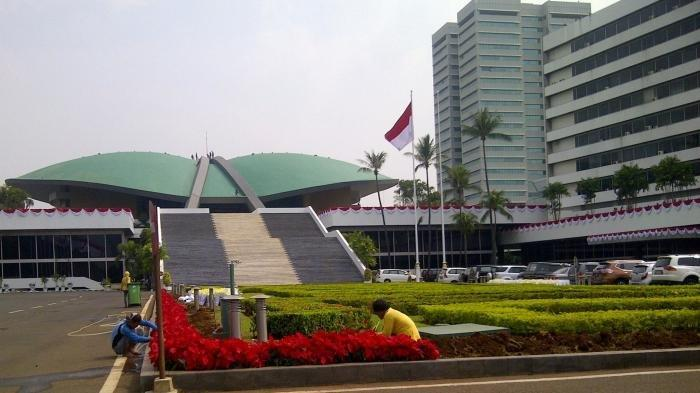
#> input picture 1207070067_Moh Husni Nasrul Haq/gedung-dpr.jpg, 700 x 393 px
$ python 'Inversi, Transformasi Logaritmik, Transformasi Powerlaw.py'
#> lines starting #> are read from the running program, lines starting #| are printed output that depends on the picture
import numpy as np #mengimport/memanggil library numpy
import imageio #mengimport library imageio
import matplotlib.pyplot as plt #mengimport library matplotlib

#Membaca Gambar
img = imageio.imread("gedung-dpr.jpg") #membaca gambar yang diinputkan
#> img is the input picture: shape (393, 700, 3); mean R, G, B 124.4, 120.3, 113.6

img_height = img.shape[0] #mendapatkan dimensi ketinggian dalam gambar yang dimasukan
#> img_height = 393
img_width = img.shape[1] #mendapatkan dimensi lebar dalam gambar yang dimasukan
#> img_width = 700
img_channel = img.shape[2] #mendapatkan atau mengakses warna/channel
#> img_channel = 3

#Membuat variabel img_inversi
img_inversi = np.zeros(img.shape, dtype=np.uint8) #variable inversi gambar menjadi png yang dimana np.zeros berarti mengubah semua elemen array menjadi 0

#Membuat fungsi untuk inversi grayscale
def inversi_grayscale(nilai): # blok kode program nama fungsi def
#> called with nilai = 255
    for y in range(0, img_height): #variable y untuk tinggi
        for x in range(0, img_width): #variable x untuk lebar
            red = img[y][x][0] #konversi channel red
            green = img[y][x][1] #konversi channel green
            blue = img[y][x][2] #konversi channel blue
            gray = (int(red) + int(green) + int(blue)) / 3 #konversi channel menjadi grayscale dari rata-rata RG
            gray = nilai - gray
            img_inversi[y][x] = (gray, gray, gray) #hasil dari inversi menjadi gray
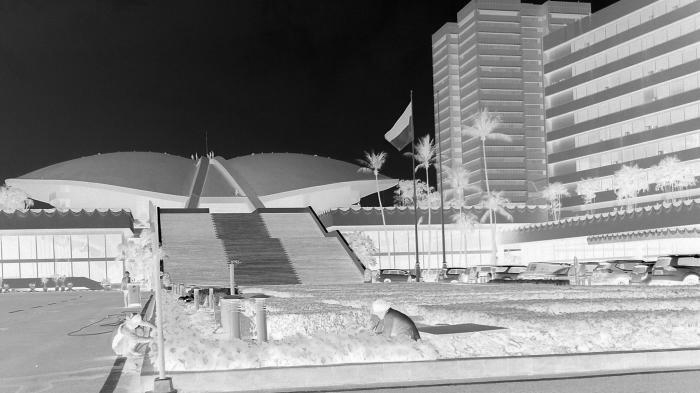
#> img_inversi: shape (393, 700, 3); min 0, max 255, mean 135.2
#Membuat fungsi untuk inversi rgb
def inversi_rgb(nilai):# blok kode program nama fungsi def
#> called with nilai = 255
    for y in range(0, img_height): #variable y untuk tinggi
        for x in range(0, img_width): #variable x untuk lebar
            red = img[y][x][0] #konversi channel red
            red = nilai - red
            green = img[y][x][1] #konversi channel green
            green = nilai - green
            blue = img[y][x][2] #konversi channel blue
            blue = nilai - blue
            img_inversi[y][x] = (red, green, blue) #hasil dari inversi r,g,b
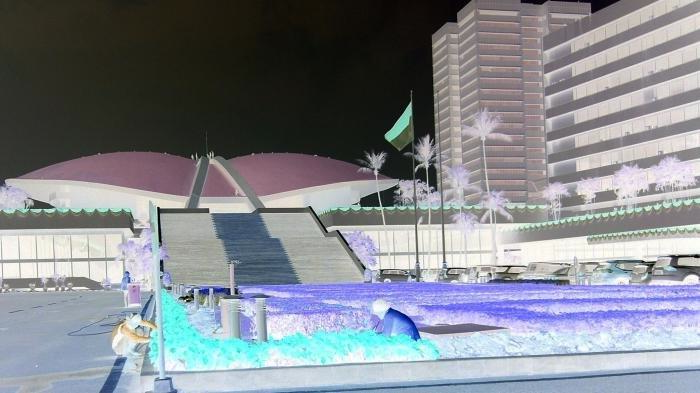
#> img_inversi: shape (393, 700, 3); mean R, G, B 130.6, 134.7, 141.4

#Menampilkan hasil inversi
inversi_grayscale(255) #inversi untuk grayscale
plt.imshow(img_inversi) #memanggil gambar yang sudah dikonversi
plt.title("Inversi Grayscale") #membuat judul
plt.show() #menampilkan hasilnya

inversi_rgb(255) #inversi untuk rgb
plt.imshow(img_inversi) #memanggil gambar yang sudah dikonversi
plt.title("Inversi RGB")  #membuat judul
plt.show() #menampilkan hasilnya

#==================Log====================#

#Membuat variabel img_log untuk menampung hasil
img_log = np.zeros(img.shape, dtype=np.uint8)

#Mendefinisikan fungsi untuk log
def log(c): #blok program fungsi log
#> called with c = 30
    for y in range(0, img_height): #variable y untuk tinggi
        for x in range(0, img_width): #variable x untuk lebar
            red = img[y][x][0] #konversi channel red rata rata
            green = img[y][x][1] #konversi channel green rata-rata
            blue = img[y][x][2] #konversi channel blue rata-rata
            gray = (int(red) + int(green) + int(blue)) / 3 #konversi channel menjadi grayscale dari rata-rata RGB
            gray = int(c * np.log(gray + 1)) #konversi menggunakan rumus log
            if gray > 255:
                gray = 255
            if gray < 0:
                gray = 0
            img_log[y][x] = (gray, gray, gray) #hasil dari log menjadi gray
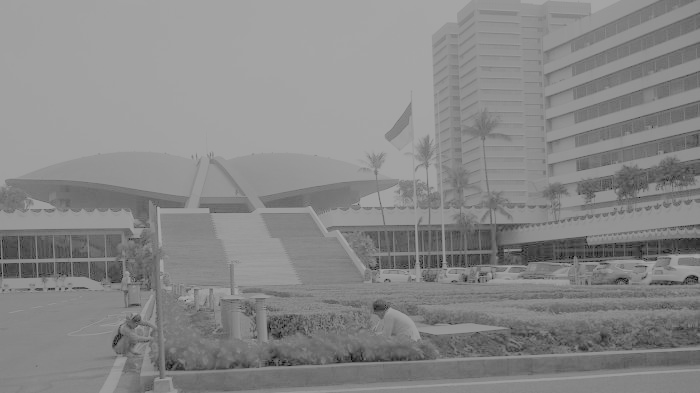
#> img_log: shape (393, 700, 3); min 0, max 166, mean 135.5
#Menampilkan hasil log
log(30) #hasil log
plt.imshow(img_log) #memanggil gambar yang sudah dikonversi
plt.title("Log") #membuat judul
plt.show() #menampilkan hasilnya dari konversi ke log

#===============Inversi & Log============#
#Membuat variabel img_inlog untuk menampung hasil
img_inlog = np.zeros(img.shape, dtype=np.uint8)
#Mendefinisikan fungsi untuk inversi log
def inlog(c): #definisi fungsi untuk inversi log
#> called with c = 30
    for y in range(0, img_height): #variable y untuk tinggi
        for x in range(0, img_width): #variable x untuk lebar
            red = img[y][x][0] #konversi channel red rata rata
            green = img[y][x][1] #konversi channel green rata-rata
            blue = img[y][x][2] #konversi channel blue rata-rata
            gray = (int(red) + int(green) + int(blue)) / 3 #konversi channel menjadi grayscale dari rata-rata RGB
            gray = int(c * np.log(255 - gray + 1)) #konversi menggunakan rumus log
            if gray > 255: #memasukan variable nilai jika lebih kecil dari 255
                gray = 255
            if gray < 0: #memasukan variable nilai jika nilai sama dengan 0
                gray = 0
            img_inlog[y][x] = (gray, gray, gray) #hasil dari log menjadi gray
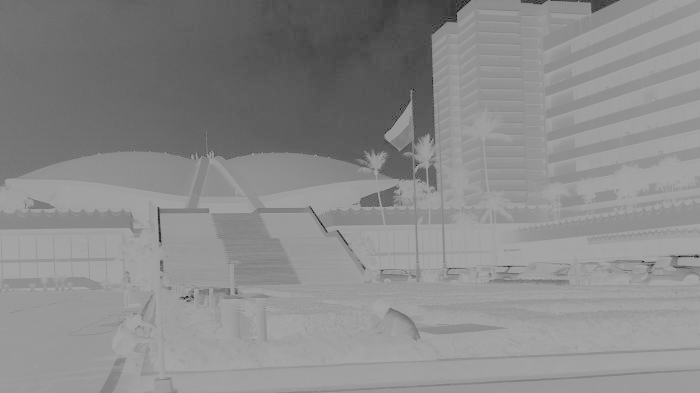
#> img_inlog: shape (393, 700, 3); min 0, max 166, mean 138.6
#Menampilkan hasil inversi log
inlog(30) #hasil inversi log
plt.imshow(img_inlog) #memanggil gambar yang sudah dikonversi
plt.title("Inversi & Log") #membuat judul
plt.show() #menampilkan hasilnya dari konversi ke log

#================Nth Power===============#
#Membuat variabel img_nthpower untuk menampung hasi
img_nthpower = np.zeros(img.shape, dtype=np.uint8)
#Mendefinisikan fungsi untuk nth power
def nthpower(c, y): #definisi fungsi untuk nth power
#> called with c = 50, y = 100
    thc = c / 100
    thy = y / 100
    for y in range(0, img_height): #variable y untuk tinggi
        for x in range(0, img_width): #variable x untuk lebar
            red = img[y][x][0] #konversi channel red rata rata
            green = img[y][x][1] #konversi channel green rata-rata
            blue = img[y][x][2] #konversi channel blue rata-rata
            gray = (int(red) + int(green) + int(blue)) / 3 #konversi channel menjadi grayscale dari rata-rata RGB
            gray = int(thc * pow(gray, thy)) #konversi menggunakan rumus nth power
            if gray > 255: #memasukan variable nilai jika lebih kecil dari 255
                gray = 255
            if gray < 0: #memasukan variable nilai jika nilai sama dengan 0
                gray = 0
            img_nthpower[y][x] = (gray, gray, gray) #hasil dari log menjadi nthpower
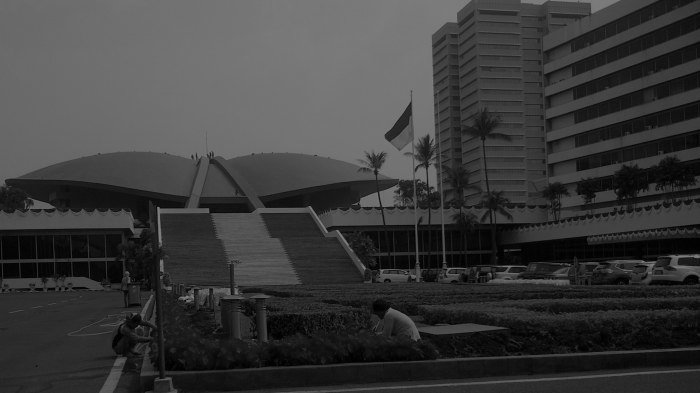
#> img_nthpower: shape (393, 700, 3); min 0, max 127, mean 59.3
#Menampilkan hasil
nthpower(50, 100) #hasil dengan matriks range 50,100
plt.imshow(img_nthpower) #memanggil gambar yang sudah dikonversi
plt.title("Nth Power") #membuat judul
plt.show() #menampilkan hasilnya dari konversi ke log

#=====================Nth Root Power=======================#
#Membuat variabel img_nthrootpower
img_nthrootpower = np.zeros(img.shape, dtype=np.uint8)
#Membuat fungsi untuk nth root power
def nthrootpower(c, y): #definisi fungsi untuk nth root power
#> called with c = 50, y = 100
    thc = c / 100
    thy = y / 100
    for y in range(0, img_height): #variable y untuk tinggi
        for x in range(0, img_width): #variable x untuk lebar
            red = img[y][x][0] #konversi channel red rata rata
            green = img[y][x][1] #konversi channel green rata-rata
            blue = img[y][x][2] #konversi channel blue rata-rata
            gray = (int(red) + int(green) + int(blue)) / 3 #konversi channel menjadi grayscale dari rata-rata RGB
            gray = int(thc * pow(gray, 1./thy)) #konversi menggunakan rumus nth root power
            if gray > 255: #memasukan variable nilai jika lebih kecil dari 255
                gray = 255
            if gray < 0: #memasukan variable nilai jika nilai sama dengan 0
                gray = 0
            img_nthpower[y][x] = (gray, gray, gray)
#Menampilkan hasil
nthrootpower(50, 100) #hasil dengan matriks range 50,100
plt.imshow(img_nthrootpower) #memanggil gambar yang sudah dikonversi
plt.title("Nth Root Power") #membuat judul
plt.show() #menampilkan hasilnya dari konversi ke log
